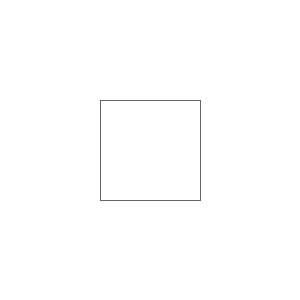
Frame 1 (no input)
Frame 60 (the mouse pressed at the canvas centre just before this capture): identical to frame 1, image omitted
Frame 120 (the mouse held since frame 60 and released just before this capture): identical to frame 1, image omitted

The Processing sketch that drew this single still picture (run headless with seeded random() and noise(); from frame 60 on, the mouse is pressed at the canvas centre):

// Processing sketch: sketch_130405a
// ── sketch_130405a.pde
final int DIA = 30;

void setup() {
	size(300, 300);
	background(255);
}

void draw() {
	noFill();
	stroke(100);
	rect(width/3, height/3, width/3, height/3);
}

// DO NOT MODIFY CODE BEFORE THIS LINE

// Area Checking Circle Drawer (Week 6, Question 5) - 05-04-2013
// Max Schaefer (43263798)

void mousePressed() {
	// Reset Background
	background(255);

	// Set Fill Colour
	fill(255, 0, 0);

	// Remove Stroke
	noStroke();

	// Check If Mouse Click Is Inside Square
	if(isBetween(mouseX, width/3, 2*width/3) && isBetween(mouseY, height/3, 2*height/3))
		// Draw Circle At Mouse
		ellipse(mouseX, mouseY, DIA, DIA);
}

// Function To Test Provided Values & Output True/False Based On Comparison
boolean isBetween(float value, float low, float high) {
	// Check If Value Is Between Low & High
	if((value >= low) && (value <= high))
		// Return True
		return true;

	// Conditions Not Met; Return False
	return false;
}

/* Cleaned Header Code Follows (Misread Instructions, Only Added Comments/Formatting :P)
	// Initialise & Set DIA Variable
	final int DIA = 30;

	// Setup Function - Run Once At Program Start
	void setup() {
		// Set Window Size
		size(300, 300);

		// Set Default Background Colour
		background(255);
	}

	// Draw Function - Run Every Frame
	void draw() {
		// Remove Fill
		noFill();

		// Set Stroke Colour
		stroke(100);

		// Draw Square
		rect(width/3, height/3, width/3, height/3);
	}
*/
